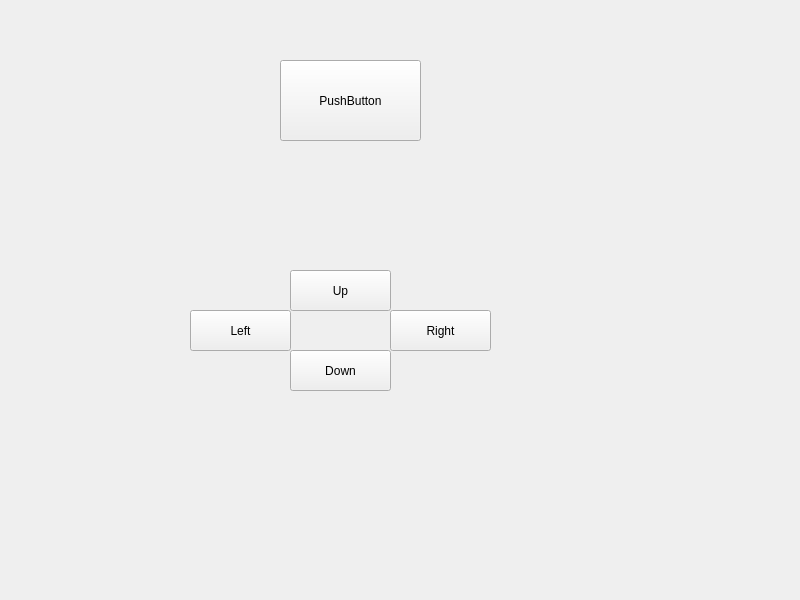
<?xml version="1.0" encoding="UTF-8"?>
<ui version="4.0">
 <class>Widget</class>
 <widget class="QWidget" name="Widget">
  <property name="geometry">
   <rect>
    <x>0</x>
    <y>0</y>
    <width>800</width>
    <height>600</height>
   </rect>
  </property>
  <property name="windowTitle">
   <string>Widget</string>
  </property>
  <widget class="QPushButton" name="pushButton">
   <property name="geometry">
    <rect>
     <x>280</x>
     <y>60</y>
     <width>141</width>
     <height>81</height>
    </rect>
   </property>
   <property name="text">
    <string>PushButton</string>
   </property>
  </widget>
  <widget class="QPushButton" name="up">
   <property name="geometry">
    <rect>
     <x>290</x>
     <y>270</y>
     <width>101</width>
     <height>41</height>
    </rect>
   </property>
   <property name="text">
    <string>Up</string>
   </property>
  </widget>
  <widget class="QPushButton" name="right">
   <property name="geometry">
    <rect>
     <x>390</x>
     <y>310</y>
     <width>101</width>
     <height>41</height>
    </rect>
   </property>
   <property name="text">
    <string>Right</string>
   </property>
  </widget>
  <widget class="QPushButton" name="left">
   <property name="geometry">
    <rect>
     <x>190</x>
     <y>310</y>
     <width>101</width>
     <height>41</height>
    </rect>
   </property>
   <property name="text">
    <string>Left</string>
   </property>
  </widget>
  <widget class="QPushButton" name="down">
   <property name="geometry">
    <rect>
     <x>290</x>
     <y>350</y>
     <width>101</width>
     <height>41</height>
    </rect>
   </property>
   <property name="text">
    <string>Down</string>
   </property>
  </widget>
 </widget>
 <resources/>
 <connections/>
</ui>
